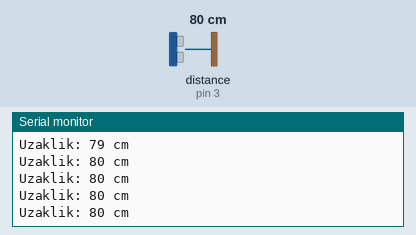
A sketch run on a simulated Arduino Uno, built with avr-gcc and run on an emulated ATmega328P. Shown: the last lines printed to the serial monitor. Wiring (inferred from the names in the program): ultrasonic range finder: trigger pin 2; echo pin 3. The inputs (shaded band) are chosen by the test bench; at power-on: distance to the obstacle (sensor on pin 3) 80 cm. The echo pulse lasts 58.3 µs per cm.

Above: at 1.2 s.
1.3 s: distance to the obstacle (sensor on pin 3) set to 2 cm
At 1.72 s:
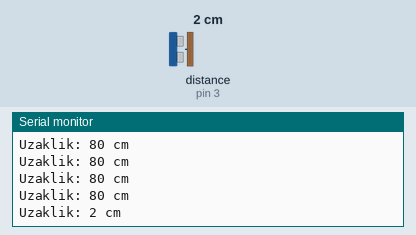
2.8 s: distance to the obstacle (sensor on pin 3) set to 4 cm
At 2.98 s:
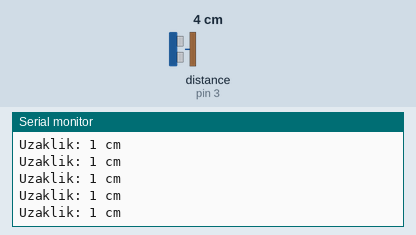
4.3 s: distance to the obstacle (sensor on pin 3) set to 299 cm
At 4.52 s:
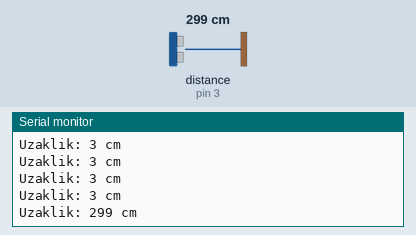
Timing chart, 0 to 7.3 s (numbered marks = the images above; inputs shaded):
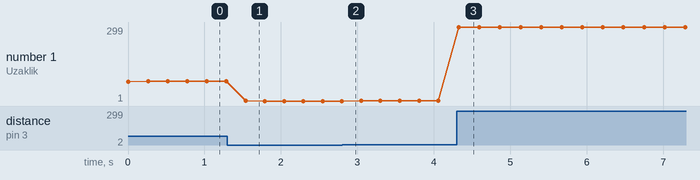

The sketch:

main.ino
```cpp
/*
MERAKLI MÜHENDİS YOUTUBE KANALI

Youtube Kanalı için - https://bit.ly/2AEP5bf
Facebook Sayfası için - https://bit.ly/3qVqAMC
Discord Kanalımıza GEL! - https://bit.ly/347FlSp

Tüm sorularınızı discord kanalımızdan sorabilirsiniz. Orası teknik servis gibi :)
*/

const int trig = 2;
const int echo = 3;

int sure = 0;
int uzaklik = 0;

void setup() {
pinMode(trig, OUTPUT);
pinMode(echo, INPUT);

Serial.begin(9600);
}

void loop() {
digitalWrite(trig, HIGH);
delay(1);
digitalWrite(trig, LOW);

sure = pulseIn(echo, HIGH);
uzaklik = (sure / 2) / 29.1;

Serial.print("Uzaklik: ");
Serial.print(uzaklik);
Serial.println(" cm");

delay(250);
}
```

Measured:
- after the input at 1.3 s, the serial monitor: prints a new line after 0.24 s (image 1)
- after the input at 4.3 s, the serial monitor: prints a new line at once (image 3)
- plotted number 1: 80 → 1 after the input at 1.3 s, 1 → 3 after the input at 2.8 s, 3 → 299 after the input at 4.3 s
